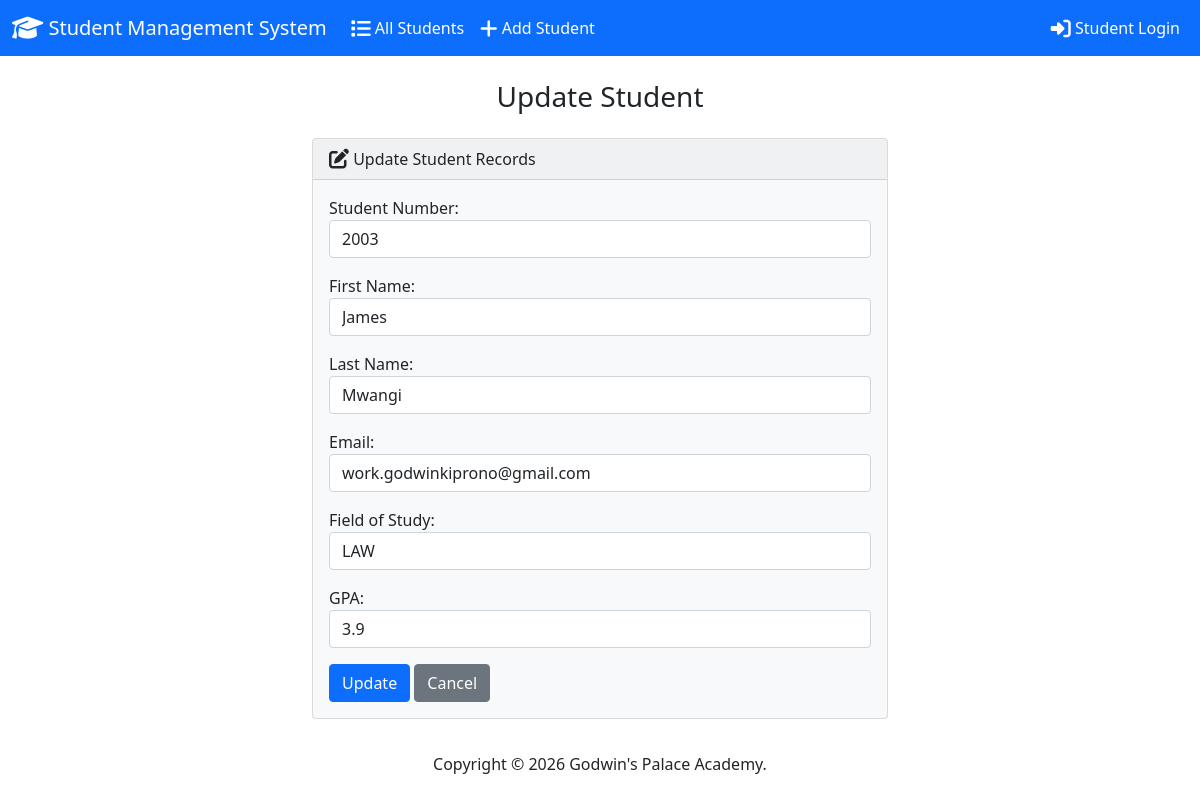
The page /edit/3/ on the database its author committed.
### students/models.py (models this page shows, shortened)
class Student(models.Model):
    student_number = models.IntegerField(unique=True)
    first_name = models.CharField(max_length=100)
    last_name = models.CharField(max_length=100)
    email = models.EmailField()
    field_of_study = models.CharField(max_length=100)
    gpa = models.FloatField()
    password = models.CharField(max_length=128, default='student123')
    class Meta:
        ordering = ['last_name', 'first_name']

### students/views.py (the view)
# urls.py: path('edit/<int:id>/', views.edit, name='edit'),
def edit(request, id):
  if request.method == 'POST':
    student = Student.objects.get(pk=id)
    form = StudentForm(request.POST, instance=student)
    if form.is_valid():
      form.save()
      try:
        login_url = request.build_absolute_uri(reverse('student_login'))
        send_mail(
          subject='Your Student Record Has Been Updated',
          message=f'Hello {student.first_name} {student.last_name},\n\nYour student record has been updated.\n\nStudent Number: {student.student_number}\nField of Study: {student.field_of_study}\nGPA: {student.gpa}\n\nView your updated information:\n{login_url}\n\nBest regards,\nGodwin\'s Palace Academy',
          from_email=settings.DEFAULT_FROM_EMAIL,
          recipient_list=[student.email],
          fail_silently=False,
        )
      except Exception as e:
        print(f"Email sending failed: {e}")
      return render(request, 'students/edit.html', {
        'form': form,
        'success': True
      })
  else:
    student = Student.objects.get(pk=id)
    form = StudentForm(instance=student)
  return render(request, 'students/edit.html', {
    'form': form
  })

### students/forms.py
class StudentForm(forms.ModelForm):
  class Meta:
    model = Student
    fields = ['student_number', 'first_name', 'last_name', 'email', 'field_of_study', 'gpa']
    labels = {
      'student_number': 'Student Number',
      'first_name': 'First Name',
      'last_name': 'Last Name',
      'email': 'Email',
      'field_of_study': 'Field of Study',
      'gpa': 'GPA'
    }
    widgets = {
      'student_number': forms.NumberInput(attrs={'class': 'form-control'}),
      'first_name': forms.TextInput(attrs={'class': 'form-control'}),
      'last_name': forms.TextInput(attrs={'class': 'form-control'}),
      'email': forms.EmailInput(attrs={'class': 'form-control'}),
      'field_of_study': forms.TextInput(attrs={'class': 'form-control'}),
      'gpa': forms.NumberInput(attrs={'class': 'form-control'}),
    }

### students/templates/students/edit.html (shortened to what this page needs)
{% extends "students/base.html" %}
{% block body %}
  <h3 class="text-center m-4">Update Student</h3>
  {% if success %}
    <div class="alert alert-success" role="alert">
      The student updated successfully.
      <a href="{% url 'index' %}" class="alert-link">Go to Home Page.</a>
    </div>
  {% else %}
    <div class="row justify-content-center">
      <div class="col-6">
        <div class="card bg-light mb-3">
          <div class="card-header">
            <i class="fa-solid fa-pen-to-square fa-lg"></i> Update Student Records
          </div>
          <div class="card-body">
            <form action="" method="POST">
              {{ form.as_p }}
              <button type="submit" class="btn btn-primary">Update</button>
              <a href="{% url 'index' %}" class="btn btn-secondary">Cancel</a>
            </form>
          </div>
        </div>
      </div>
    </div>
  {% endif %}
{% endblock %}

### rows shown on the page
Student: student_number "2003", first_name "James", last_name "Mwangi", email "work.godwinkiprono@gmail.com", field_of_study "LAW", gpa "3.9"
